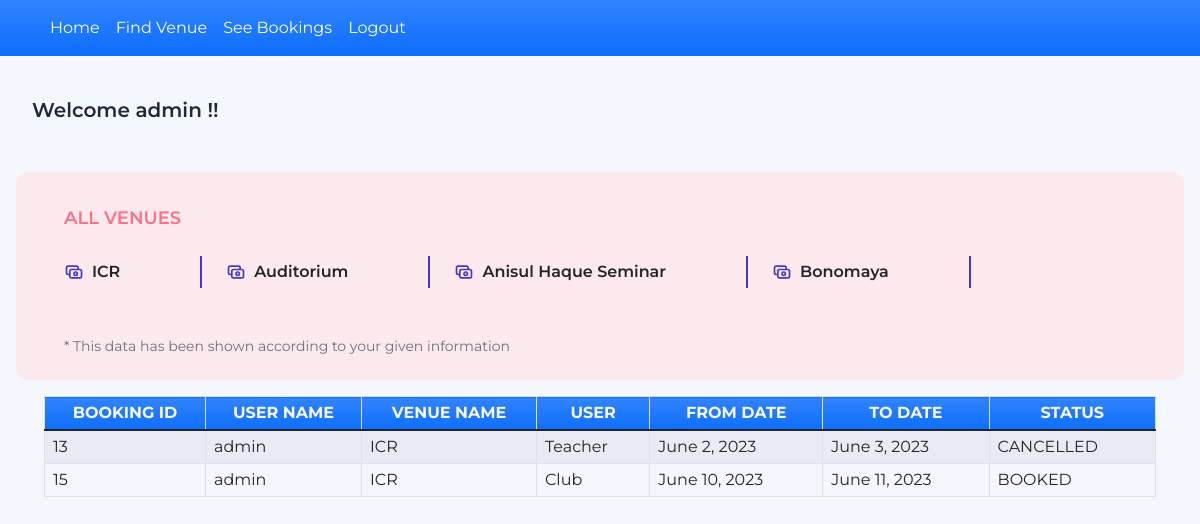
The app's page / (signed in) with its own data.
### myapp/models.py (models this page shows, shortened)
class Book(models.Model):
    BOOKED = 'B'
    CANCELLED = 'C'
    TICKET_STATUSES = ((BOOKED, 'Booked'),
                       (CANCELLED, 'Cancelled'),)
    email = models.EmailField()
    name = models.CharField(max_length=30)
    staff_data = models.CharField(max_length=30, null=True, blank=True)
    userid =models.DecimalField(decimal_places=0, max_digits=2)
    venueid=models.ForeignKey(Venue, on_delete=models.CASCADE, null=True, blank=True)
    venue_name = models.CharField(max_length=30)
    form_date = models.DateField(null=True, blank=True)
    to_date = models.DateField(null=True, blank=True)
    status = models.CharField(choices=TICKET_STATUSES, default=BOOKED, max_length=2)
    class Meta:
        verbose_name_plural = "List of Books"

### myapp/views.py (the view)
# urls.py: path('', views.home, name="home"),
def home(request):
    context = {}
    id_r = request.user.id
    book_list = Book.objects.filter(userid=id_r)
    context['book_list'] = book_list
    if request.user.is_authenticated:
        return render(request, 'myapp/home.html', context)
    else:
        return render(request, 'myapp/signin.html')

### myapp/templates/myapp/home.html (shortened to what this page needs)
{% extends 'myapp/base.html' %} {% block content %}
<head>
    {%load static%}
    <link  rel="stylesheet" href="{%static 'style.css'%}">
</head>
<body class="font-montserrat ">
    <div class="flex min-h-screen 2xl:max-w-7xl 2xl:mx-auto 2xl:border-x-2 2xl:border-indigo-50 ">
        <main class="bg-indigo-50/60 w-full py-10 px-3 sm:px-10">
            <nav class="text-lg flex items-center justify-between content-center ">
                <div class=" font-semibold text-xl text-gray-800 flex space-x-4 items-center">
                    <span>Welcome {{user.username}} !!</span>
                </div>
            </nav>
            <section>
                <div class="bg-rose-100/70 mt-12  rounded-xl px-5 sm:px-10  pt-8 pb-4 relative xl:bg-[url('../images/invoice.png')] bg-no-repeat bg-right bg-contain ">
                    <div class="text-rose-400 font-semibold text-lg">ALL VENUES</div>
                    <div class="mt-6 grid grid-cols-1 xs:grid-cols-2 gap-y-6  gap-x-6 md:flex md:space-x-6 md:gap-x-0 ">
                        <a class=" flex items-center space-x-2 py-1  font-semibold  border-r-2 border-r-indigo-700 pr-20 " href="{% url 'seeICR' %}">
                            <span>ICR</span>
                        </a>
                        <a class=" flex items-center space-x-2 py-1  font-semibold  border-r-2 border-r-indigo-700 pr-20 " href="{% url 'seeAuditorium' %}">
                            <span>Auditorium</span>
                        </a>
                        <a class=" flex items-center space-x-2 py-1  font-semibold  border-r-2 border-r-indigo-700 pr-20 " href="{% url 'seeAnisur' %}">
                            <span>Anisul Haque Seminar</span>
                        </a>
                        <a class=" flex items-center space-x-2 py-1  font-semibold  border-r-2 border-r-indigo-700 pr-20 " href="{% url 'seeBonomaya' %}">
                            <span>Bonomaya</span>
                        </a>
                    </div>
                    <div class="mt-5 text-gray-500 text-sm ">
                        * This data has been shown according to your given information
                    </div>
                </div>
            </section>
            <section class="">
                <div class="card-body">
                    <div class="container-fluid">
                        <table class="table table-bordered table-striped">
                            <thead>
                                <tr class="bg-gradient bg-primary text-light">
                                    <th class="p-1 text-center">BOOKING ID</th>
                                    <th class="p-1 text-center">USER NAME</th>
                                    <th class="p-1 text-center">VENUE NAME</th>
                                    <th class="p-1 text-center">USER</th>
                                    <th class="p-1 text-center">FROM DATE</th>
                                    <th class="p-1 text-center">TO DATE</th>
                                    <th class="p-1 text-center">STATUS</th>
                                </tr>
                            </thead>
                            {% for row in book_list %}
                            <tr>
                                <td class="px-2 py-1 align-middle">{{row.id}}</td>
                                <td class="px-2 py-1 align-middle">{{row.name}}</td>
                                <td class="px-2 py-1 align-middle">{{row.venue_name}}</td>
                                <td class="px-2 py-1 align-middle">{{row.staff_data}}</td>
                                <td class="px-2 py-1 align-middle">{{row.form_date}}</td>
                                <td class="px-2 py-1 align-middle">{{row.to_date}}</td>
                                <td class="px-2 py-1 align-middle">{{row.status}}</td>
                            </tr>
                            {% endfor %}
                        </table>
                    </div>
                </div>
            </section>
        </main>
    </div>
</body>
</html>{% endblock %}

### myapp/templates/myapp/base.html (shortened to what this page needs)
<!doctype html>
<html lang="en">
<head>
    <link rel="stylesheet" href="https://cdn.jsdelivr.net/npm/bootstrap@5.1.3/dist/css/bootstrap.min.css">
</head>
<body>
<nav class="navbar navbar-expand-lg navbar-light bg-gradient bg-primary">
    <div class="container">
        <div class="collapse navbar-collapse" id="navbarNavAltMarkup">
            <div class="navbar-nav" >
                <a class="nav-item nav-link active" href="{% url 'home' %}" style="color: white;">Home</a>
                <a class="nav-item nav-link" href="{% url 'findvenue' %}" style="color: white;">Find Venue</a>
                <a class="nav-item nav-link" href="{% url 'seebookings' %}" style="color: white;">See Bookings</a>
                {% if request.user.is_active %}
                <a class="nav-item nav-link " href="{% url 'signout' %}" style="color: white;">Logout</a>
                {% else %}
                <a class="nav-item nav-link " href="{% url 'signup' %}" style="color: white;">Registration</a>
                {% endif %}
            </div>
        </div>
    </div>
</nav>
{% block content %}
{% endblock %}
</body>
</html>

### myapp/static/style.css (style rules this page uses)
html { line-height: 1.5; -webkit-text-size-adjust: 100%; -moz-tab-size: 4; -o-tab-size: 4; tab-size: 4; font-family: ui-sans-serif, system-ui, -apple-system, BlinkMacSystemFont, "Segoe UI", Roboto, "Helvetica Neue", Arial, "Noto Sans", sans-serif, "Apple Color Emoji", "Segoe UI Emoji", "Segoe UI Symbol", "Noto Color Emoji"; }
body { margin: 0; line-height: inherit; }
a { color: inherit; text-decoration: inherit; }
table { text-indent: 0; border-color: inherit; border-collapse: collapse; }
img, svg, video, canvas, audio, iframe, embed, object { display: block; vertical-align: middle; }
.relative { position: relative; }
.mt-12 { margin-top: 3rem; }
.mt-6 { margin-top: 1.5rem; }
.mt-5 { margin-top: 1.25rem; }
.flex { display: flex; }
.grid { display: grid; }
.h-5 { height: 1.25rem; }
.min-h-screen { min-height: 100vh; }
.w-5 { width: 1.25rem; }
.w-full { width: 100%; }
.grid-cols-1 { grid-template-columns: repeat(1, minmax(0, 1fr)); }
.content-center { align-content: center; }
.items-center { align-items: center; }
.justify-between { justify-content: space-between; }
.gap-y-6 { row-gap: 1.5rem; }
.gap-x-6 { -moz-column-gap: 1.5rem; column-gap: 1.5rem; }
.space-x-2 > :not([hidden]) ~ :not([hidden]) { --tw-space-x-reverse: 0; margin-right: calc(0.5rem * var(--tw-space-x-reverse)); margin-left: calc(0.5rem * calc(1 - var(--tw-space-x-reverse))); }
.space-x-4 > :not([hidden]) ~ :not([hidden]) { --tw-space-x-reverse: 0; margin-right: calc(1rem * var(--tw-space-x-reverse)); margin-left: calc(1rem * calc(1 - var(--tw-space-x-reverse))); }
.rounded-xl { border-radius: 0.75rem; }
.border-r-2 { border-right-width: 2px; }
.border-r-indigo-700 { --tw-border-opacity: 1; border-right-color: rgb(67 56 202 / var(--tw-border-opacity)); }
.bg-indigo-50\/60 { background-color: rgb(238 242 255 / 0.6); }
.bg-rose-100\/70 { background-color: rgb(255 228 230 / 0.7); }
.bg-contain { background-size: contain; }
.bg-right { background-position: right; }
.bg-no-repeat { background-repeat: no-repeat; }
.stroke-indigo-700 { stroke: #4338ca; }
.py-10 { padding-top: 2.5rem; padding-bottom: 2.5rem; }
.py-1 { padding-top: 0.25rem; padding-bottom: 0.25rem; }
.px-3 { padding-left: 0.75rem; padding-right: 0.75rem; }
.px-5 { padding-left: 1.25rem; padding-right: 1.25rem; }
.pr-20 { padding-right: 5rem; }
.pt-8 { padding-top: 2rem; }
.pb-4 { padding-bottom: 1rem; }
.text-center { text-align: center; }
.font-montserrat { font-family: Montserrat, sans-serif; }
.text-lg { font-size: 1.125rem; line-height: 1.75rem; }
.text-xl { font-size: 1.25rem; line-height: 1.75rem; }
.text-sm { font-size: 0.875rem; line-height: 1.25rem; }
.font-semibold { font-weight: 600; }
.text-gray-500 { --tw-text-opacity: 1; color: rgb(107 114 128 / var(--tw-text-opacity)); }
.text-gray-800 { --tw-text-opacity: 1; color: rgb(31 41 55 / var(--tw-text-opacity)); }
.text-rose-400 { --tw-text-opacity: 1; color: rgb(251 113 133 / var(--tw-text-opacity)); }
@media (min-width: 350px) { .xs\:grid-cols-2 { grid-template-columns: repeat(2, minmax(0, 1fr)); } }
@media (min-width: 640px) { .sm\:px-10 { padding-left: 2.5rem; padding-right: 2.5rem; } }
@media (min-width: 768px) { .md\:flex { display: flex; } }
@media (min-width: 768px) { .md\:gap-x-0 { -moz-column-gap: 0px; column-gap: 0px; } }
@media (min-width: 768px) { .md\:space-x-6 > :not([hidden]) ~ :not([hidden]) { --tw-space-x-reverse: 0; margin-right: calc(1.5rem * var(--tw-space-x-reverse)); margin-left: calc(1.5rem * calc(1 - var(--tw-space-x-reverse))); } }

### records on screen
Book: id "13", name "admin", venue_name "ICR", staff_data "Teacher", form_date "June 2, 2023", to_date "June 3, 2023", status "CANCELLED"
Book: id "15", name "admin", venue_name "ICR", staff_data "Club", form_date "June 10, 2023", to_date "June 11, 2023", status "BOOKED"

### other values on screen
{{ user.username }} "admin"
